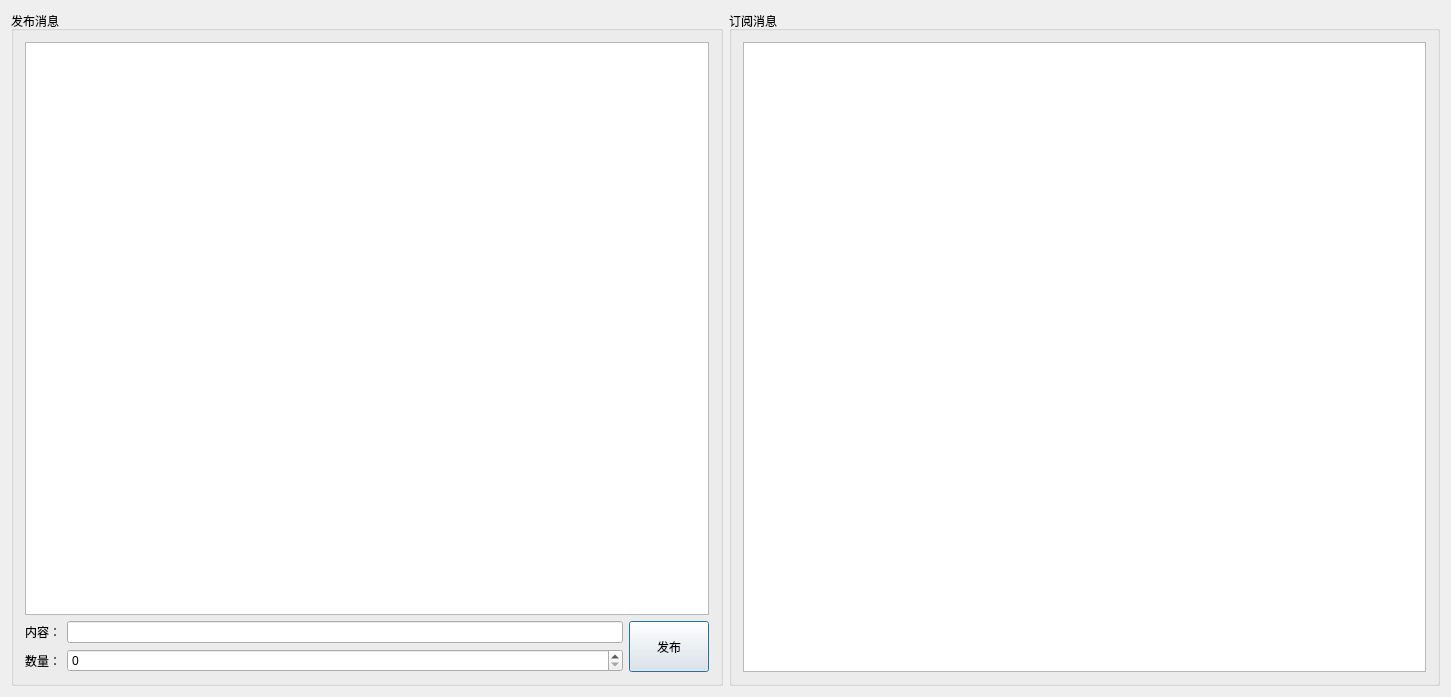
<?xml version="1.0" encoding="UTF-8"?>
<ui version="4.0">
 <class>PSDialog</class>
 <widget class="QDialog" name="PSDialog">
  <property name="geometry">
   <rect>
    <x>0</x>
    <y>0</y>
    <width>1451</width>
    <height>697</height>
   </rect>
  </property>
  <property name="windowTitle">
   <string>PSDialog</string>
  </property>
  <layout class="QHBoxLayout" name="horizontalLayout_5">
   <item>
    <widget class="QGroupBox" name="groupBox">
     <property name="title">
      <string>发布消息</string>
     </property>
     <layout class="QVBoxLayout" name="verticalLayout_3">
      <item>
       <layout class="QVBoxLayout" name="verticalLayout_2">
        <item>
         <widget class="QTextEdit" name="tePub"/>
        </item>
        <item>
         <layout class="QHBoxLayout" name="horizontalLayout_4">
          <item>
           <layout class="QVBoxLayout" name="verticalLayout">
            <item>
             <layout class="QHBoxLayout" name="horizontalLayout_2">
              <item>
               <widget class="QLabel" name="label">
                <property name="sizePolicy">
                 <sizepolicy hsizetype="Minimum" vsizetype="Preferred">
                  <horstretch>0</horstretch>
                  <verstretch>0</verstretch>
                 </sizepolicy>
                </property>
                <property name="text">
                 <string>内容：</string>
                </property>
               </widget>
              </item>
              <item>
               <widget class="QLineEdit" name="leTxt"/>
              </item>
             </layout>
            </item>
            <item>
             <layout class="QHBoxLayout" name="horizontalLayout_3">
              <item>
               <widget class="QLabel" name="label_2">
                <property name="sizePolicy">
                 <sizepolicy hsizetype="Minimum" vsizetype="Preferred">
                  <horstretch>0</horstretch>
                  <verstretch>0</verstretch>
                 </sizepolicy>
                </property>
                <property name="text">
                 <string>数量：</string>
                </property>
               </widget>
              </item>
              <item>
               <widget class="QSpinBox" name="sbNum">
                <property name="sizePolicy">
                 <sizepolicy hsizetype="Expanding" vsizetype="Fixed">
                  <horstretch>0</horstretch>
                  <verstretch>0</verstretch>
                 </sizepolicy>
                </property>
               </widget>
              </item>
             </layout>
            </item>
           </layout>
          </item>
          <item>
           <widget class="QPushButton" name="btnPub">
            <property name="sizePolicy">
             <sizepolicy hsizetype="Minimum" vsizetype="Ignored">
              <horstretch>0</horstretch>
              <verstretch>0</verstretch>
             </sizepolicy>
            </property>
            <property name="text">
             <string>发布</string>
            </property>
           </widget>
          </item>
         </layout>
        </item>
       </layout>
      </item>
     </layout>
    </widget>
   </item>
   <item>
    <widget class="QGroupBox" name="groupBox_2">
     <property name="title">
      <string>订阅消息</string>
     </property>
     <layout class="QHBoxLayout" name="horizontalLayout">
      <item>
       <widget class="QTextEdit" name="teSub"/>
      </item>
     </layout>
    </widget>
   </item>
  </layout>
 </widget>
 <layoutdefault spacing="6" margin="11"/>
 <resources/>
 <connections/>
</ui>
